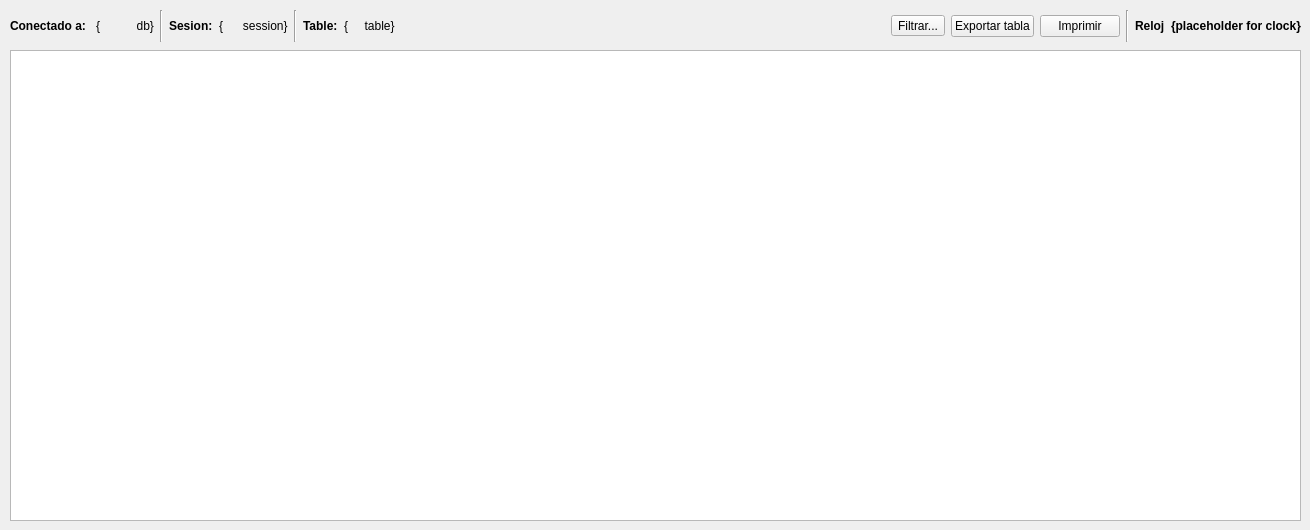
    <widget class="QWidget" name="tab_1">
     <attribute name="title">
      <string>Datos</string>
     </attribute>
     <widget class="QTableWidget" name="tableWidget_table_display">
      <property name="geometry">
       <rect>
        <x>10</x>
        <y>50</y>
        <width>1291</width>
        <height>471</height>
       </rect>
      </property>
     </widget>
     <widget class="QWidget" name="horizontalLayoutWidget">
      <property name="geometry">
       <rect>
        <x>10</x>
        <y>10</y>
        <width>1291</width>
        <height>32</height>
       </rect>
      </property>
      <layout class="QHBoxLayout" name="horizontalLayout">
       <item>
        <widget class="QLabel" name="label">
         <property name="font">
          <font>
           <weight>75</weight>
           <bold>true</bold>
          </font>
         </property>
         <property name="text">
          <string>Conectado a: </string>
         </property>
        </widget>
       </item>
       <item>
        <widget class="QLabel" name="label_current_database">
         <property name="text">
          <string>{           db}</string>
         </property>
        </widget>
       </item>
       <item>
        <widget class="Line" name="line">
         <property name="font">
          <font>
           <weight>75</weight>
           <bold>true</bold>
          </font>
         </property>
         <property name="orientation">
          <enum>Qt::Vertical</enum>
         </property>
        </widget>
       </item>
       <item>
        <widget class="QLabel" name="label_3">
         <property name="font">
          <font>
           <weight>75</weight>
           <bold>true</bold>
          </font>
         </property>
         <property name="text">
          <string>Sesion:</string>
         </property>
        </widget>
       </item>
       <item>
        <widget class="QLabel" name="label_data_session">
         <property name="text">
          <string>{      session}</string>
         </property>
        </widget>
       </item>
       <item>
        <widget class="Line" name="line_3">
         <property name="orientation">
          <enum>Qt::Vertical</enum>
         </property>
        </widget>
       </item>
       <item>
        <widget class="QLabel" name="label_7">
         <property name="font">
          <font>
           <weight>75</weight>
           <bold>true</bold>
          </font>
         </property>
         <property name="text">
          <string>Table:</string>
         </property>
        </widget>
       </item>
       <item>
        <widget class="QLabel" name="label_table_on_display">
         <property name="text">
          <string>{     table}</string>
         </property>
        </widget>
       </item>
       <item>
        <spacer name="horizontalSpacer">
         <property name="orientation">
          <enum>Qt::Horizontal</enum>
         </property>
         <property name="sizeHint" stdset="0">
          <size>
           <width>40</width>
           <height>20</height>
          </size>
         </property>
        </spacer>
       </item>
       <item>
        <widget class="QToolButton" name="toolButton_filter">
         <property name="text">
          <string>Filtrar...</string>
         </property>
        </widget>
       </item>
       <item>
        <widget class="QPushButton" name="pushButton_export_table">
         <property name="text">
          <string>Exportar tabla</string>
         </property>
        </widget>
       </item>
       <item>
        <widget class="QPushButton" name="pushButton_print_table">
         <property name="text">
          <string>Imprimir</string>
         </property>
        </widget>
       </item>
       <item>
        <widget class="Line" name="line_2">
         <property name="orientation">
          <enum>Qt::Vertical</enum>
         </property>
        </widget>
       </item>
       <item>
        <widget class="QLabel" name="label_5">
         <property name="font">
          <font>
           <weight>75</weight>
           <bold>true</bold>
          </font>
         </property>
         <property name="text">
          <string>Reloj</string>
         </property>
        </widget>
       </item>
       <item>
        <widget class="QLabel" name="label_app_clock">
         <property name="font">
          <font>
           <weight>75</weight>
           <bold>true</bold>
          </font>
         </property>
         <property name="text">
          <string>{placeholder for clock}</string>
         </property>
        </widget>
       </item>
      </layout>
     </widget>
    </widget>
